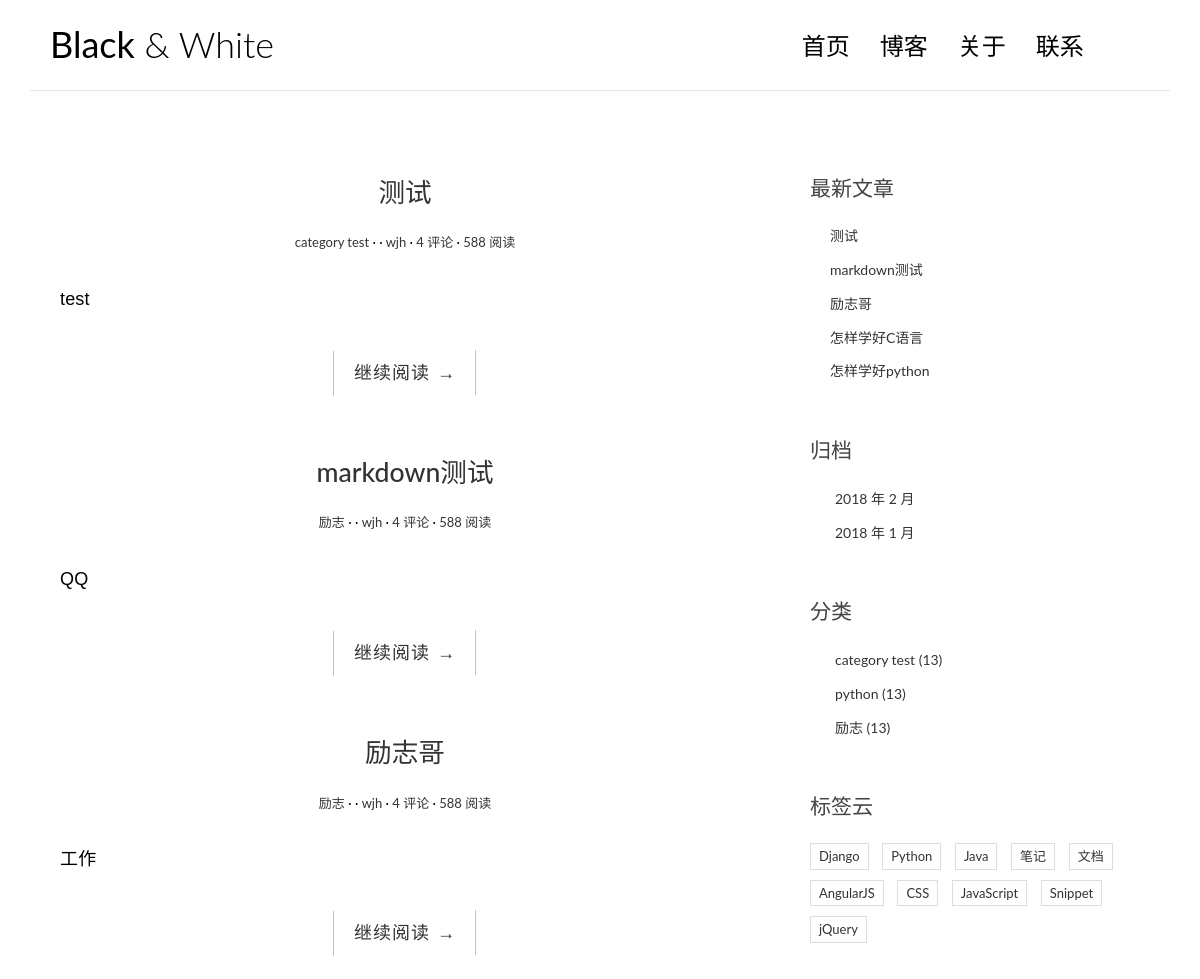
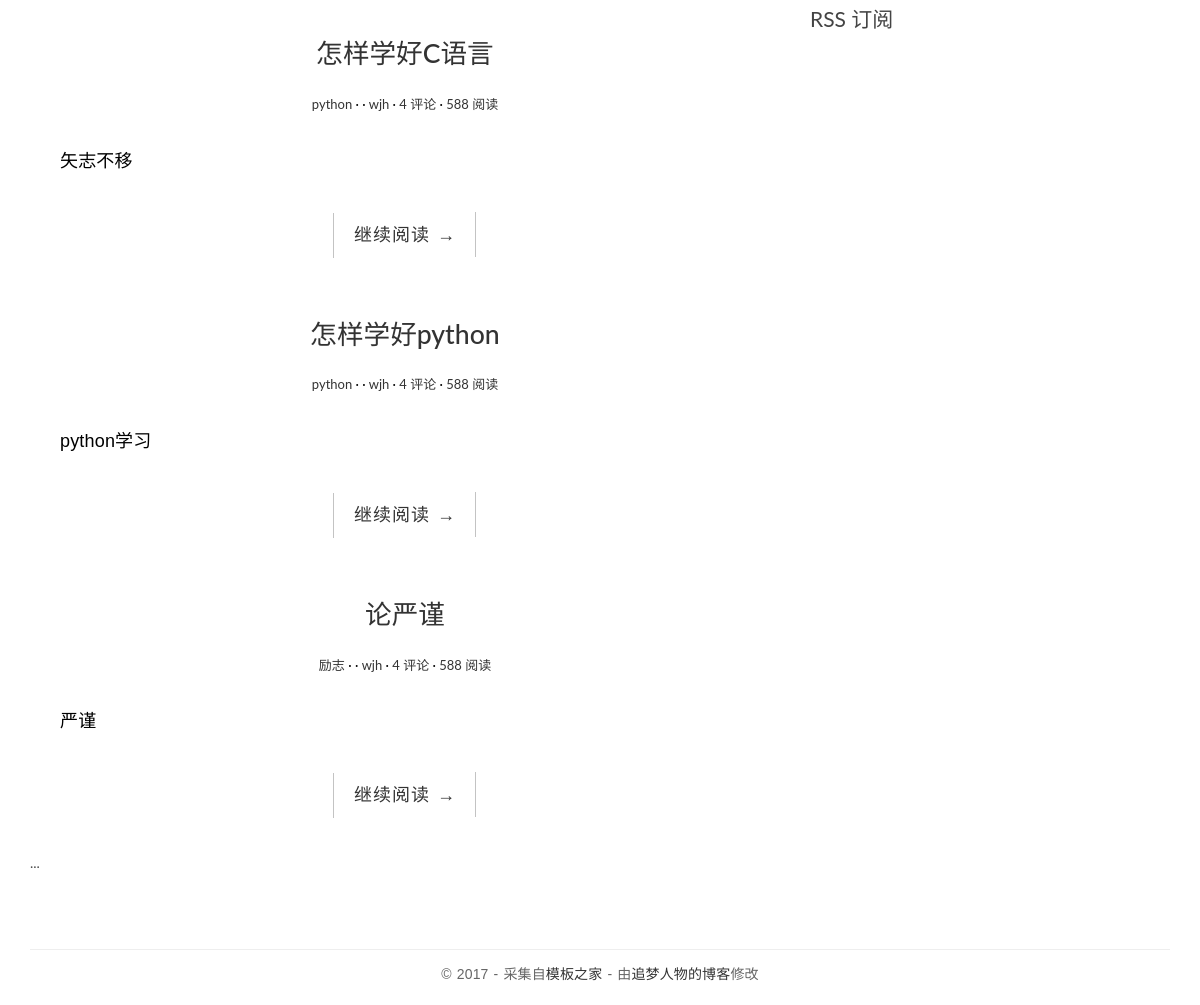
The page / on the database its author committed (2 pictures, top to bottom).
### blog/models.py (models this page shows, shortened)
class Post(models.Model):
    title = models.CharField(max_length=70)
    body = models.TextField()
    create_time = models.DateTimeField()
    modified_time = models.DateTimeField()
    excerpt = models.CharField(max_length=200,blank=True)
    category = models.ForeignKey(Category, on_delete=models.CASCADE)
    tags = models.ManyToManyField(Tag, blank=True)
    author = models.ForeignKey(User,on_delete=models.CASCADE)
    def get_absolute_url(self):
        return reverse('blog:detail',kwargs={'pk':self.pk})
    class Meta:
        ordering = ['-create_time','title']

@python_2_unicode_compatible
class Category(models.Model):
    name = models.CharField(max_length=100)

### blog/views.py (the view)
# urls.py: url(r'^$',views.index,name='index'),
def index(request):
    post_list = Post.objects.all().order_by('-create_time')
    return render(request,'blog/index.html',context={'post_list':post_list})

### blog/templatetags/blog_tags.py (called while the page is built)
@register.simple_tag
def get_recent_posts(num=5):
    return Post.objects.all().order_by('-create_time')[:num]

@register.simple_tag
def archives():
    return Post.objects.dates('create_time', 'month', order='DESC')

@register.simple_tag
def get_categories():
    return Category.objects.all()

### templates/blog/index.html (shortened to what this page needs)
{% extends 'base.html' %}
{% block main %}
    {% for post in post_list %}
        <article class="post post-{{ post.pk }}">
        <header class="entry-header">
            <h1 class="entry-title"><a href="{{ post.get_absolute_url }}">{{ post.title }}</a></h1>
            <div class="entry-meta">
                                <span class="post-category"><a href="#">{{ post.category.name }}</a></span>
                                <span class="post-date"></span>
                                <span class="post-author"><a href="#">{{ post.author }}</a></span>
                                <span class="comments-link"><a href="#">4 评论</a></span>
                                <span class="views-count"><a href="#">588 阅读</a></span>
            </div>
        </header>
            <div class="entry-content clearfix">
                    <p>{{ post.excerpt }}</p>
                    <div class="read-more cl-effect-14">
                        <a href="#" class="more-link">继续阅读 <span class="meta-nav">→</span></a>
                    </div>
            </div>
        </article>
    {% empty %}
        <div class="no-post">暂时还没有发布的文章！</div>
    {% endfor %}
    <div class="pagination">
      ...
    </div>
{% endblock main %}

### templates/base.html (shortened to what this page needs)
{% load staticfiles %}
{% load blog_tags %}
<!DOCTYPE html>
<html>
<head>
    <link rel="stylesheet" href="http://code.ionicframework.com/ionicons/2.0.1/css/ionicons.min.css">
    <link rel="stylesheet" href="{% static 'blog/css/bootstrap.min.css' %}">
    <link rel="stylesheet" href="{% static 'blog/css/pace.css' %}">
    <link rel="stylesheet" href="{% static 'blog/css/custom.css' %}">
    <link rel="stylesheet" href="{% static 'blog/css/highlights/bw.css' %}">
</head>
<body>
<div class="container">
    <header id="site-header">
        <div class="row">
            <div class="col-md-4 col-sm-5 col-xs-8">
                <div class="logo">
                    <h1><a href="{% url 'blog:index' %}"><b>Black</b> &amp; White</a></h1>
                </div>
            </div>
            <div class="col-md-8 col-sm-7 col-xs-4">
                <nav class="main-nav" role="navigation">
                    <div class="collapse navbar-collapse" id="bs-example-navbar-collapse-1">
                        <ul class="nav navbar-nav navbar-right">
                            <li class="cl-effect-11"><a href="{% url 'blog:index' %}" data-hover="首页">首页</a></li>
                            <li class="cl-effect-11"><a href="full-width.html" data-hover="博客">博客</a></li>
                            <li class="cl-effect-11"><a href="about.html" data-hover="关于">关于</a></li>
                            <li class="cl-effect-11"><a href="contact.html" data-hover="联系">联系</a></li>
                        </ul>
                    </div>
                </nav>
            </div>
        </div>
    </header>
</div>
<div class="content-body">
    <div class="container">
        <div class="row">
            <main class="col-md-8">
                {% block main %}
                {% endblock main %}
            </main>
            <aside class="col-md-4">
                <div class="widget widget-recent-posts">
                    <h3 class="widget-title">最新文章</h3>
                    {% get_recent_posts as recent_post_list %}
                    <ul>
                        {% for post in recent_post_list %}
                            <li>
                                <a href="{{ post.get_absolute_url }}">{{ post.title }}</a>
                            </li>
                            {% empty %}
                            暂无文章！
                            {% endfor %}
                    </ul>
                </div>
                <div class="widget widget-archives">
                    <h3 class="widget-title">归档</h3>
                    {% archives as date_list %}
                    <ul>
                        {% for date in date_list %}
                        <li>
                            <a href="{% url 'blog:archives' date.year date.month %}">{{ date.year }} 年 {{ date.month }} 月</a>
                        </li>
                        {% empty %}
                        暂无归档
                        {% endfor %}
                    </ul>
                </div>
                <div class="widget widget-category">
                    <h3 class="widget-title">分类</h3>
                    {% get_categories as category_list %}
                    <ul>
                        {% for category in category_list %}
                        <li>
                            <a href="{% url 'blog:category' category.pk %}">{{ category.name }} <span class="post-count">(13)</span></a>
                        </li>
                        {% empty %}
                        暂无分类
                        {% endfor %}
                    </ul>
                </div>
                <div class="widget widget-tag-cloud">
                    <h3 class="widget-title">标签云</h3>
                    <ul>
                        <li>
                            <a href="#">Django</a>
                        </li>
                        <li>
                            <a href="#">Python</a>
                        </li>
                        <li>
                            <a href="#">Java</a>
                        </li>
                        <li>
                            <a href="#">笔记</a>
                        </li>
                        <li>
                            <a href="#">文档</a>
                        </li>
                        <li>
                            <a href="#">AngularJS</a>
                        </li>
                        <li>
                            <a href="#">CSS</a>
                        </li>
                        <li>
                            <a href="#">JavaScript</a>
                        </li>
                        <li>
                            <a href="#">Snippet</a>
                        </li>
                        <li>
                            <a href="#">jQuery</a>
                        </li>
                    </ul>
                </div>
                <div class="rss">
                    <a href=""> RSS 订阅</a>
                </div>
            </aside>
        </div>
    </div>
</div>
<footer id="site-footer">
    <div class="container">
        <div class="row">
            <div class="col-md-12">
                <p class="copyright">&copy 2017 - 采集自<a href="http://www.cssmoban.com/"
                                                        target="_blank" title="模板之家">模板之家</a>
                    - 由<a href="http://zmrenwu.com/" title="网页模板" target="_blank">追梦人物的博客</a>修改
                </p>
            </div>
        </div>
    </div>
</footer>
</body>
</html>

### blog/static/blog/css/custom.css (style rules this page uses)
* { outline: none; }
h1, h2, h3, h4, h5, h6 { margin-top: 0; }
b { font-weight: 400; }
a { color: #333; }
body { color: #444; font-family: 'Lato', sans-serif; }
p { font-family: 'Ubuntu', sans-serif; font-weight: 400; word-spacing: 1px; letter-spacing: 0.01em; }
#site-header { background-color: #FFF; padding: 25px 20px; margin-bottom: 40px; border-bottom: 1px solid #e7e7e7; }
.logo h1 a { color: #000; }
.logo h1 { margin: 0; font-family: 'Lato', sans-serif; font-weight: 300; }
.main-nav { margin-top: 11px; max-width: 95%; }
.main-nav a { color: #000000 !important; padding: 0 0 5px 0 !important; margin-right: 30px; font-family: 'Lato', sans-serif; font-weight: 300; font-size: 24px; }
.cl-effect-11 a { padding: 10px 0; color: #0972b4; text-shadow: none; }
.cl-effect-11 a::before { position: absolute; top: 0; left: 0; overflow: hidden; padding: 0 0 5px 0 !important; max-width: 0; border-bottom: 1px solid #000; color: #000; content: attr(data-hover); white-space: nowrap; -webkit-transition: max-width 0.5s; -moz-transition: max-width 0.5s; transition: max-width 0.5s; }
.content-body { padding-bottom: 4em; }
.post { background: #fff; padding: 30px 30px 0; }
.entry-title { text-align: center; font-size: 1.9em; margin-bottom: 20px; line-height: 1.6; padding: 10px 20px 0; }
.entry-meta { text-align: center; color: #DDDDDD; font-size: 13px; margin-bottom: 30px; }
.entry-content { font-size: 18px; line-height: 1.9; font-weight: 300; color: #000; }
.post-category::after, .post-date::after, .post-author::after, .comments-link::after { content: ' ·'; color: #000; }
.read-more { font-family: 'Ubuntu', sans-serif; font-weight: 400; word-spacing: 1px; letter-spacing: 0.01em; text-align: center; margin-top: 20px; }
.cl-effect-14 a { padding: 0 20px; height: 45px; line-height: 45px; position: relative; display: inline-block; margin: 15px 25px; letter-spacing: 1px; font-weight: 400; text-shadow: 0 0 1px rgba(255, 255, 255, 0.3); }
.cl-effect-14 a::before, .cl-effect-14 a::after { position: absolute; width: 45px; height: 1px; background: #C3C3C3; content: ''; -webkit-transition: all 0.3s; -moz-transition: all 0.3s; transition: all 0.3s; pointer-events: none; }
.cl-effect-14 a::before { top: 0; left: 0; -webkit-transform: rotate(90deg); -moz-transform: rotate(90deg); transform: rotate(90deg); -webkit-transform-origin: 0 0; -moz-transform-origin: 0 0; transform-origin: 0 0; }
.cl-effect-14 a::after { right: 0; bottom: 0; -webkit-transform: rotate(90deg); -moz-transform: rotate(90deg); transform: rotate(90deg); -webkit-transform-origin: 100% 0; -moz-transform-origin: 100% 0; transform-origin: 100% 0; }
.widget { background: #fff; padding: 30px 0 0; }
.widget-title { font-size: 1.5em; margin-bottom: 20px; line-height: 1.6; padding: 10px 0 0; font-weight: 400; }
.widget-recent-posts ul { padding: 0; margin: 0; padding-left: 20px; }
.widget-recent-posts ul li { list-style-type: none; position: relative; line-height: 170%; margin-bottom: 10px; }
.widget-recent-posts ul li::before { content: '\f3d3'; font-family: "Ionicons"; position: absolute; left: -17px; top: 3px; font-size: 16px; color: #000; }
.widget-archives ul { padding: 0; margin: 0; padding-left: 25px; }
.widget-archives ul li { list-style-type: none; position: relative; line-height: 170%; margin-bottom: 10px; }
.widget-archives ul li::before { content: '\f3f3'; font-family: "Ionicons"; position: absolute; left: -25px; top: 1px; font-size: 16px; color: #000; }
.widget-category ul { padding: 0; margin: 0; padding-left: 25px; }
.widget-category ul li { list-style-type: none; position: relative; line-height: 170%; margin-bottom: 10px; }
.widget-category ul li::before { content: '\f3fe'; font-family: "Ionicons"; position: absolute; left: -25px; top: 1px; font-size: 18px; color: #000; }
.widget-tag-cloud ul { padding: 0; margin: 0; margin-right: -10px; }
.widget-tag-cloud ul li { list-style-type: none; font-size: 13px; display: inline-block; margin-right: 10px; margin-bottom: 10px; padding: 3px 8px; border: 1px solid #ddd; }
.rss { font-size: 21px; margin-top: 30px; }
.rss a { color: #444; }
#site-footer { padding-top: 10px; padding: 0 0 1.5em 0; }
.copyright { text-align: center; padding-top: 1em; margin: 0; border-top: 1px solid #eee; color: #666; }

### rows shown on the page
Post: title "测试", category.name "category test", author "wjh", excerpt "test"
Post: title "markdown测试", category.name "励志", author "wjh", excerpt "QQ"
Post: title "励志哥", category.name "励志", author "wjh", excerpt "工作"
Post: title "怎样学好C语言", category.name "python", author "wjh", excerpt "矢志不移"
Post: title "怎样学好python", category.name "python", author "wjh", excerpt "python学习"
Post: title "论严谨", category.name "励志", author "wjh", excerpt "严谨"
Category: name "category test"
Category: name "python"
Category: name "励志"

### other values the page prints
{{ date.year }} "2018" "2018"
{{ date.month }} "2" "1"
